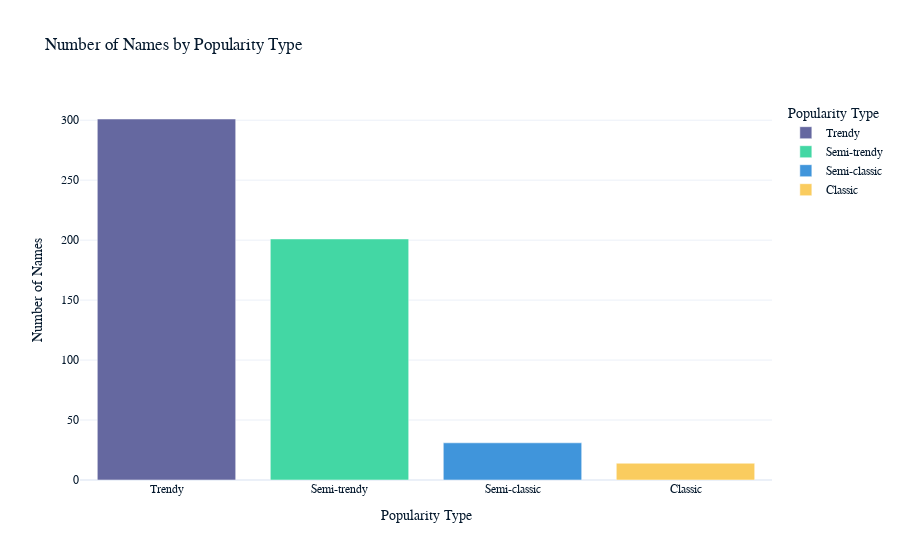

Notebook cell for this chart:
### Code cell
# Create a bar chart to visualize the number of names in each popularity type
df = result['popularity_type'].value_counts().reset_index()
df.columns = ['popularity_type', 'count']

fig = px.bar(df, 
             x='popularity_type', 
             y='count', 
             title='Number of Names by Popularity Type',
             labels={'popularity_type': 'Popularity Type', 'count': 'Number of Names'},
             color='popularity_type')  # Add color based on popularity type

# Customize the hover template to show the real number
fig.update_traces(hovertemplate='<b>%{x}</b><br>Number: %{y:,}')

# Show the plot
fig.show()

### Figure 1 — Plotly figure (JSON) as saved in the notebook; plotly's stock layout.template omitted (floating-point values rounded to 4 significant figures)
{"data": [{"alignmentgroup": "True", "hovertemplate": "<b>%{x}</b><br>Number: %{y:,}", "legendgroup": "Trendy", "marker": {"color": "#6568a0", "pattern": {"shape": ""}}, "name": "Trendy", "offsetgroup": "Trendy", "orientation": "v", "showlegend": true, "textposition": "auto", "x": ["Trendy"], "xaxis": "x", "y": [301], "yaxis": "y", "type": "bar"}, {"alignmentgroup": "True", "hovertemplate": "<b>%{x}</b><br>Number: %{y:,}", "legendgroup": "Semi-trendy", "marker": {"color": "#43d7a4", "pattern": {"shape": ""}}, "name": "Semi-trendy", "offsetgroup": "Semi-trendy", "orientation": "v", "showlegend": true, "textposition": "auto", "x": ["Semi-trendy"], "xaxis": "x", "y": [201], "yaxis": "y", "type": "bar"}, {"alignmentgroup": "True", "hovertemplate": "<b>%{x}</b><br>Number: %{y:,}", "legendgroup": "Semi-classic", "marker": {"color": "#4095db", "pattern": {"shape": ""}}, "name": "Semi-classic", "offsetgroup": "Semi-classic", "orientation": "v", "showlegend": true, "textposition": "auto", "x": ["Semi-classic"], "xaxis": "x", "y": [31], "yaxis": "y", "type": "bar"}, {"alignmentgroup": "True", "hovertemplate": "<b>%{x}</b><br>Number: %{y:,}", "legendgroup": "Classic", "marker": {"color": "#facc5f", "pattern": {"shape": ""}}, "name": "Classic", "offsetgroup": "Classic", "orientation": "v", "showlegend": true, "textposition": "auto", "x": ["Classic"], "xaxis": "x", "y": [14], "yaxis": "y", "type": "bar"}], "layout": {"xaxis": {"anchor": "y", "domain": [0, 1], "title": {"text": "Popularity Type"}, "categoryorder": "array", "categoryarray": ["Trendy", "Semi-trendy", "Semi-classic", "Classic"]}, "yaxis": {"anchor": "x", "domain": [0, 1], "title": {"text": "Number of Names"}}, "legend": {"title": {"text": "Popularity Type"}, "tracegroupgap": 0}, "title": {"text": "Number of Names by Popularity Type"}, "barmode": "relative"}}
